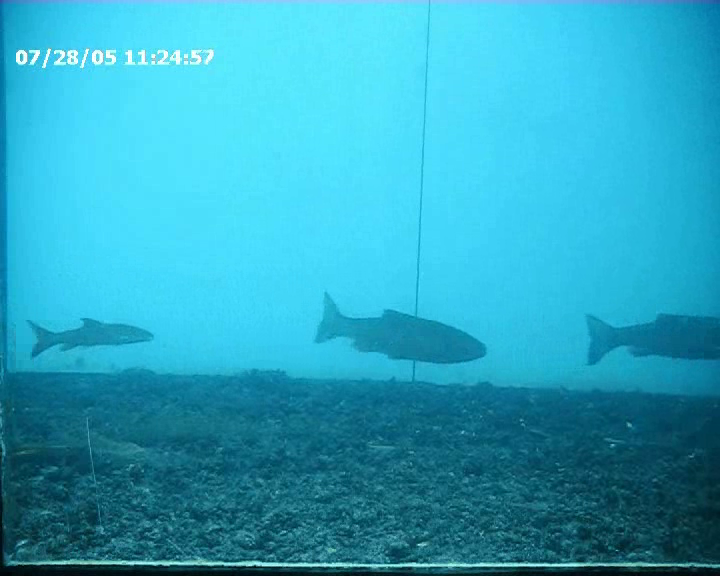
#> input picture filter_morph/images/fisch4.bmp, 720 x 576 px, found by its file name
$ python fish_BlauROT.py
#> lines starting #> are read from the running program, lines starting #| are printed output that depends on the picture
#!/usr/bin/env python3
# -*- coding: utf-8 -*-
"""
Created on Tue Dec 17 23:13:04 2024

@author: gs
"""

import cv2 as cv
import numpy as np
import matplotlib.pyplot as plt


image_path = "fisch4.bmp"
original_img = cv.imread(image_path)
#> original_img is the input picture: shape (576, 720, 3); mean B, G, R 193, 165.3, 45.1
if original_img is None:
    raise FileNotFoundError("Bild nicht gefunden. Pfad prüfen!")

blue_channel = original_img[:, :, 0]
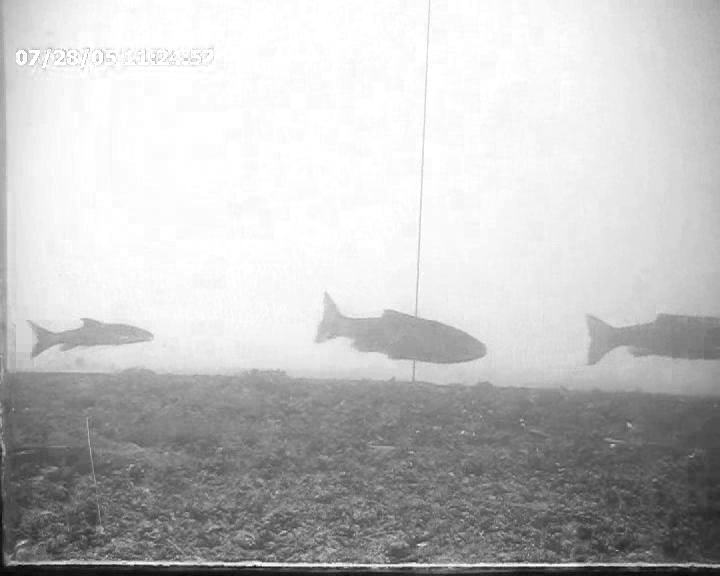
#> blue_channel: shape (576, 720); min 7, max 255, mean 193
red_channel = original_img[:, :, 0]

# ---- channel sub ---- #
combined_channel = cv.subtract(blue_channel, red_channel)
#> combined_channel: shape (576, 720); every value is 0

# ---- trying stuff ---- #
_, binary_img = cv.threshold(combined_channel, 50, 255, cv.THRESH_BINARY)

# ---- morph operation ---- #
kernel = cv.getStructuringElement(cv.MORPH_ELLIPSE, (5, 5))
binary_img = cv.morphologyEx(binary_img, cv.MORPH_CLOSE, kernel, iterations=2)
binary_img = cv.morphologyEx(binary_img, cv.MORPH_OPEN, kernel, iterations=2)

# ---- find contour ---- #
contours, _ = cv.findContours(binary_img, cv.RETR_EXTERNAL, cv.CHAIN_APPROX_SIMPLE)
#> contours = []


min_area, max_area = 900, 7000  # Nur große Objekte zählen
filtered_contours = [cnt for cnt in contours if min_area <= cv.contourArea(cnt) <= max_area]
#> filtered_contours = []

# ---- trying stuff ---- #
output_img = original_img.copy()
for contour in filtered_contours:
    x, y, w, h = cv2.boundingRect(contour)
    cv.rectangle(output_img, (x, y), (x + w, y + h), (0, 255, 0), 2)
#> this loop made 0 passes

fish_count = len(filtered_contours)
#> fish_count = 0
print(f"Anzahl der Fische: {fish_count}")
#| Anzahl der Fische: 0

# ---- 8. Ergebnisse anzeigen ---- #
plt.figure(figsize=(12, 6))

plt.subplot(131)
plt.title("Blau-Kanal")
plt.imshow(blue_channel, cmap="gray")
plt.axis("off")

plt.subplot(132)
plt.title("Rot-Kanal")
plt.imshow(red_channel, cmap="gray")
plt.axis("off")

plt.subplot(133)
plt.title(f"Binärbild zur Zählung (Fische: {fish_count})")
plt.imshow(binary_img, cmap="gray")
plt.axis("off")

plt.tight_layout()
plt.show()
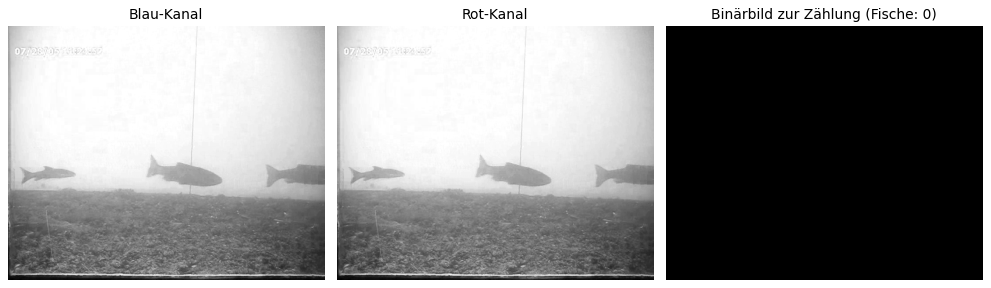
#> figure drawn by matplotlib, 3 panels

$ run again, with filter_morph/images/fisch3.bmp copied over filter_morph/images/fisch4.bmp
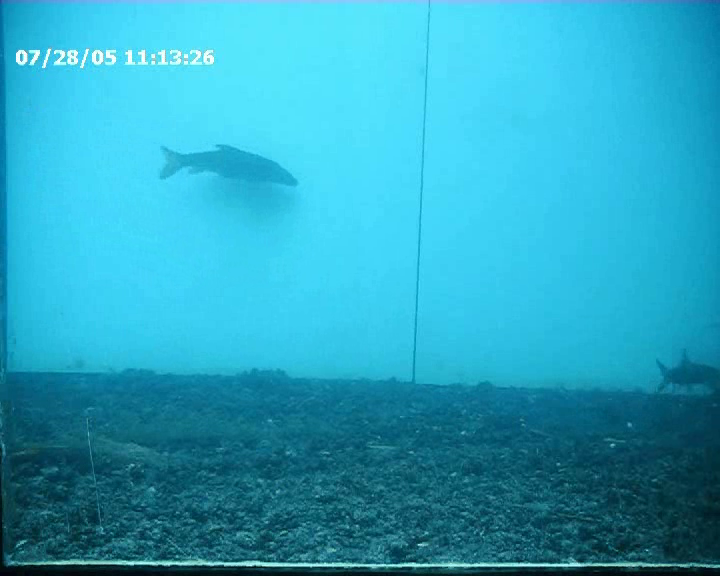
#> input picture filter_morph/images/fisch3.bmp, 720 x 576 px, found by its file name
#> original_img is the input picture: shape (576, 720, 3); mean B, G, R 191.8, 163.6, 43.1
#> `blue_channel = original_img[:, :, 0]`:
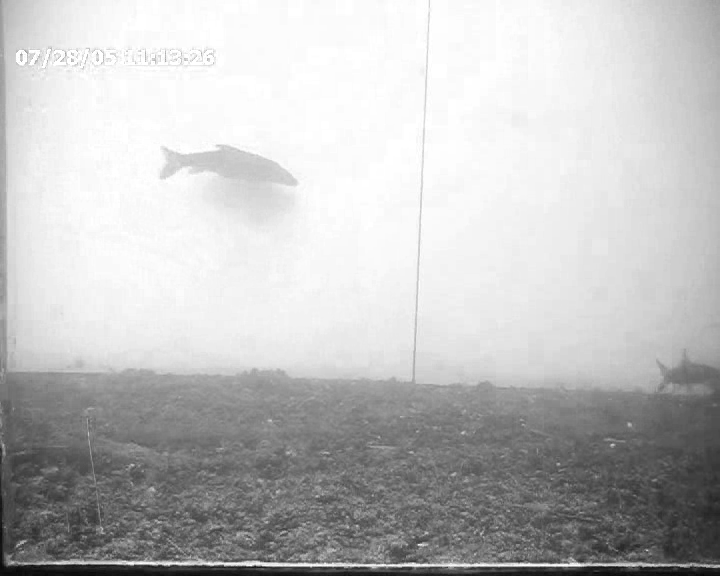
#> blue_channel: shape (576, 720); min 5, max 255, mean 191.8
#> combined_channel: shape (576, 720); every value is 0
#> contours = []
#> fish_count = 0
#| Anzahl der Fische: 0
#> `plt.show()`:
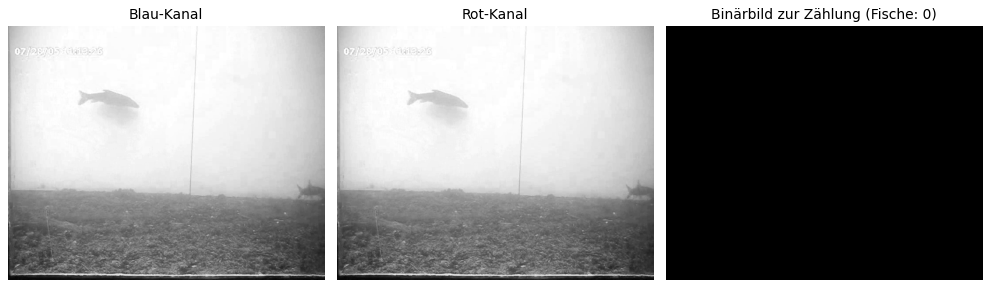
#> figure drawn by matplotlib, 3 panels
